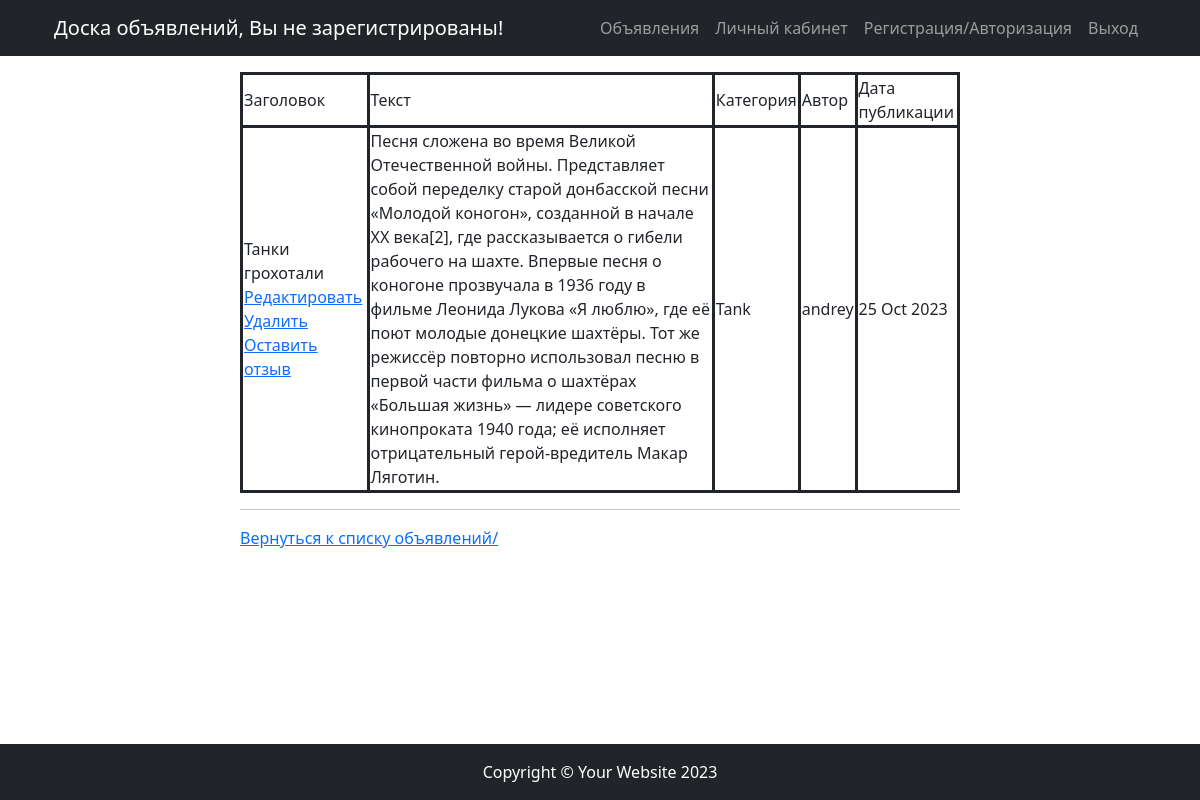
The page /board/1/ on the database its author committed.
### board/models.py (models this page shows, shortened)
class Post(models.Model):
    postUser = models.ForeignKey(User, on_delete=models.CASCADE, verbose_name='Пользователь')
    category_type = (
        ("Tank", 'Танки'),
        ("Heal", 'Хилы'),
        ("DD", 'ДД'),
        ("Trader", 'Торговцы'),
        ("Guildmaster", 'Гилдмастеры'),
        ("Questgiver", 'Квестгиверы'),
        ("Blacksmith", 'Кузнецы'),
        ("Tanner", 'Кожевники'),
        ("Potionmaster", 'Зельевары'),
        ("Spellmaster", 'Мастера заклинаний')
    )
    category = models.CharField(max_length=12, choices=category_type, default="Tank", verbose_name='Категория')
    date = models.DateTimeField(auto_now_add=True)
    title = models.CharField(max_length=64,  verbose_name='Заголовок')
    text = models.TextField(verbose_name='Текст объявления')

### board/views.py (the view)
# urls.py: path('<int:pk>/', PostDetail.as_view(), name='post_detail'),
class PostDetail(DetailView):
    pass
    model = Post # модель всё та же, но мы хотим получать детали конкретно отдельного товара
    template_name = 'board/post_detail.html' # название шаблона будет product.html
    context_object_name = 'post_detail' # название объекта

### board/templates/board/post_detail.html
{% extends 'flatpages/default.html' %}
{% block content %}
{% if post_detail %}
        <table style="border:solid">
            <tr style="border:solid">
                <td style="border:solid">Заголовок</td>
                <td style="border:solid">Текст</td>
                <td style="border:solid">Категория</td>
                <td style="border:solid">Автор</td>
                <td style="border:solid">Дата публикации</td>
            </tr>
            <tr>
                <td style="border:solid">
                    {{ post_detail.title }}
              <br>
                    <a href="{% url 'post_update' post_detail.id %}"><u>Редактировать</u></a>
                    <a href="{% url 'post_delete' post_detail.id %}"><u> Удалить </u></a>
                    <br>
                    <a href="{% url 'response_create' %}?post_id={{ post_detail.id }}"><u> Оставить отзыв </u></a>
                </td>
                <td style="border:solid"> {{ post_detail.text }} </td>
                <td style="border:solid"> {{ post_detail.category }} </td>
                <td style="border:solid"> {{ post_detail.postUser }} </td>
                <td style="border:solid"> {{ post_detail.date|date:'d M Y' }} </td>
            </tr>
        </table>
    {% else %}
    <h3>Новости с номером {{ post_detail.id }} нет!</h3>
    {% endif %}
<hr>
<a href="{% url 'post_all' %}"><u> Вернуться к списку объявлений/ </u></a>
{% endblock content %}

### rows shown on the page
Post: title "Танки грохотали", text "Песня сложена во время Великой Отечественной войны. Представляет собой переделку старой донбасской песни «Молодой коногон», созданной в начале XX века[2], где рассказывается о гибели рабочего на шахте. Впервые песня о коногоне прозвучала в 1936 году в фильме Леонида Лукова «Я люблю», где её поют молодые донецкие шахтёры. Тот же режиссёр повторно использовал песню в первой части фильма о шахтёрах «Большая жизнь» — лидере советского кинопроката 1940 года; её исполняет отрицательный герой-вредитель Макар Ляготин.", category "Tank", postUser "andrey", date "25 Oct 2023"
